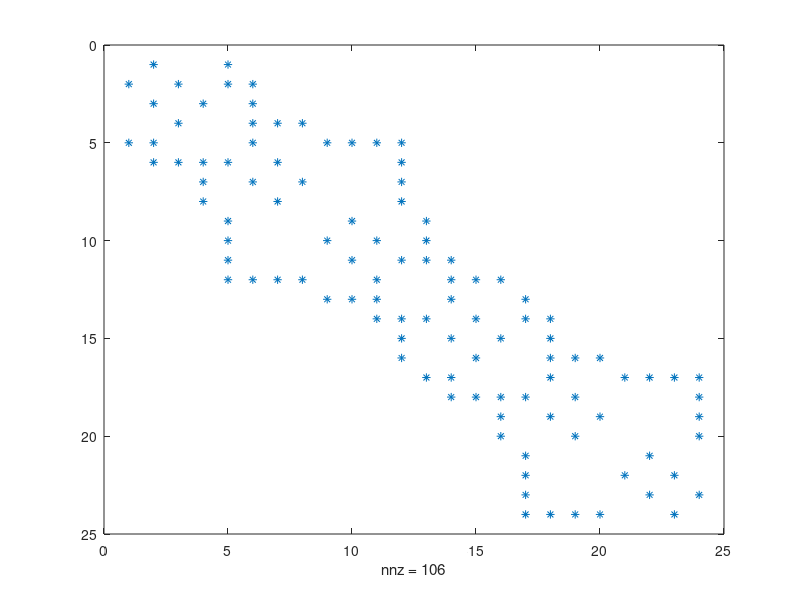
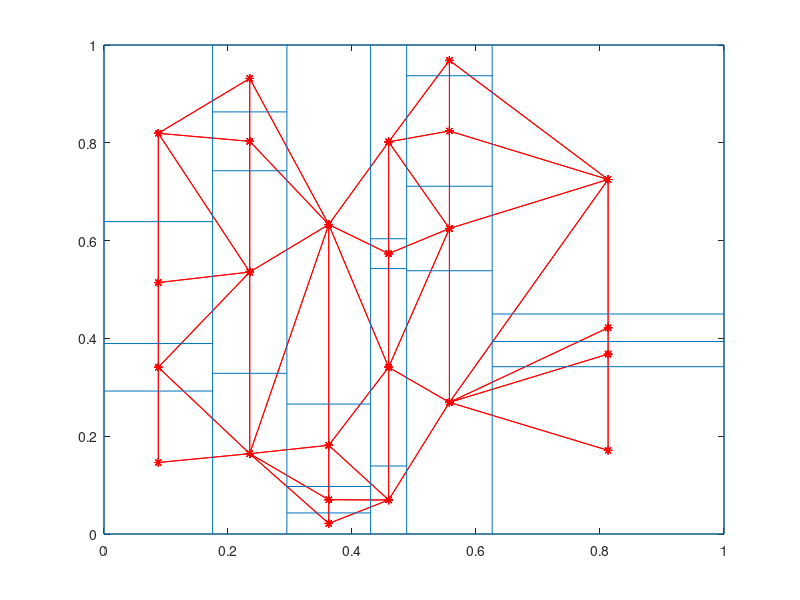

Recreate these plots in MATLAB, in order.
close all; clear all; clc;

do_random=true;

% number of cut lines
n_cutx = 5;
n_cuty = 3;

% number of subsets per dimension
nx = n_cutx + 1;
ny = n_cuty + 1;

if do_random
    % cut lines in x
    X = [0 sort(rand(1,n_cutx)) 1];
    % cut lines in y, per column
    Y=zeros(nx,n_cuty+2);
    for i=1:nx
        Y(i,:) = [0 sort(rand(1,n_cuty)) 1];
    end
else
    X = linspace(0,1,n_cutx+2);
    tmp = linspace(0,1,n_cuty+2);
    for i=1:nx
        Y(i,:) = tmp;
    end
end

% adjacency matrix
n=nx*ny;
A = zeros(n,n);

% loop over columns 
for i=1:nx
    % beginning and end rows in A for this colum
    row_beg = (i-1)*ny+1;
    row_end = (i  )*ny  ;
    % up/down neighbors
    for row=row_beg:row_end
        % top neighbor
        if row~=row_end, A(row,row+1)=1; end
        % not need for bottom neighbors, we use transport at the end
        % % bottom neighbor
        % if row~=row_beg, A(row,row-1)=1; end
    end
    
    % right neighbors, not needed for last column
    if i<nx 
        % cut lines of the current column
        cut_lines_curr = Y(i,:);
        % cut lines of the right neighbor column
        cut_lines_neig = Y(i+1,:);
        for j=1:ny
            % current row in A matrix
            current_row = (i-1)*ny+j;
            % cut lines of interest
            Y1=cut_lines_curr(j);
            Y2=cut_lines_curr(j+1);
            ind = find( (cut_lines_neig>Y1-eps) & (cut_lines_neig<Y2+eps) );
            % TODO: need fuzzy logic 
            % ind is the ID's of the cut lines of the neighbors
            if ~isempty(ind)
                connecting_subsets = [ind(1)-1 ind];
                if abs(Y1 - cut_lines_neig(ind(1)))< 1.5*eps
                    % remove the first subset
                    connecting_subsets(1) = [];
                end
                if abs(Y2 - cut_lines_neig(ind(end)))< 1.5*eps
                    % remove the last subset
                    connecting_subsets(end) = [];
                end
                % i*ny: to skip all ofthe subset in all columns from 1 to i included
                A(current_row,i*ny+connecting_subsets)=1;
            else
                % if ind is empty, then no cut lines of the neighboring
                % column intersect the given subset but that subset still
                % has a neighbor!!!
                ind1 = find(cut_lines_neig<Y1+eps);
                ind2 = find(cut_lines_neig>Y2-eps);
                if (ind1(end)-ind2(1)~=-1)
                    [i j]
                    ind1
                    ind2
                    warning('these 2 number must differ by -1 only');
                else
                    A(current_row,i*ny+ind1(end))=2;                    
                end
            end % ind is not empty
        end % loop over subset in given column
    end % we are not yet at the last column
    
end % loop of columns

% symmetric portion
A = A + A';
figure(1)
spy(A)

% plot the graph
figure(2)
Coordinates = zeros(n,2);
k=0;
for i=1:nx
    xval = (X(i)+X(i+1))/2;
    for j=1:ny
        yval = (Y(i,j)+Y(i,j+1))/2;
        k=k+1;
        Coordinates(k,:)=[xval yval];
    end
end
gplot(A,Coordinates,'r-*');
hold on
% superimpose the subset mesh 
for i=1:nx+1
    line([X(i),X(i)],[0,1])
    if i<=nx
        for j=1:ny+1
            line([X(i),X(i+1)],[Y(i,j),Y(i,j)])
        end
    end
end
    
    
